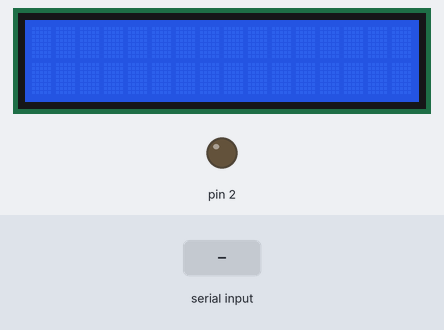
The sketch below on a simulated Arduino Uno, built with avr-gcc and run on an emulated ATmega328P. On the bench: 16×2 character LCD, output pins drawn as LEDs (lit = HIGH). Inputs (shaded band) come from the test bench.

Above: at 1.2 s.
1.3 s: "1\n" received over Serial
At 1.7 s:
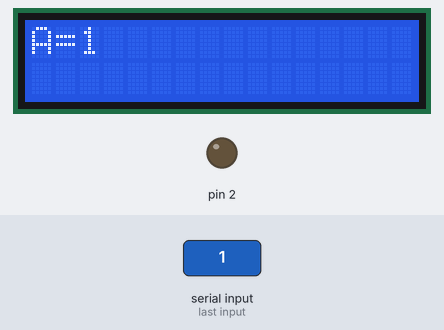
4.3 s: "30,150\n" received over Serial
At 6.3 s:
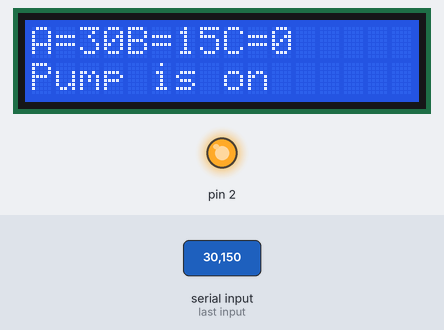
6.8 s: "200\n" received over Serial
At 7.2 s:
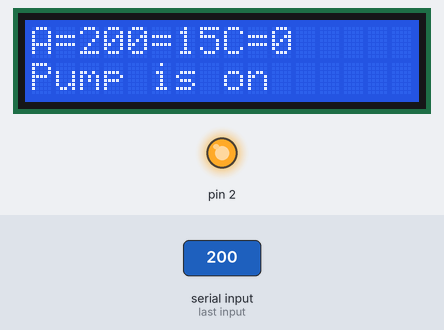
9.3 s: "1,90,45\n" received over Serial
At 10.1 s:
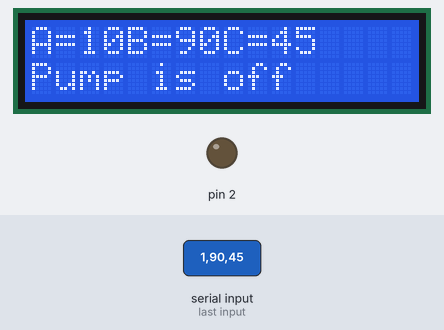
12.3 s: "5\n" received over Serial
At 12.6 s:
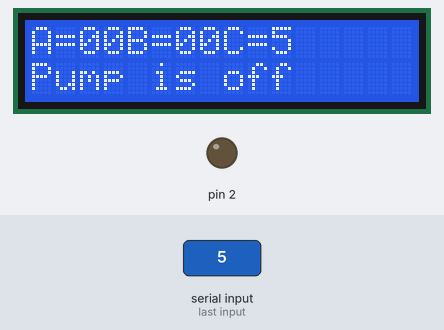
13.8 s: "90,45,200\n" received over Serial
At 16.8 s:
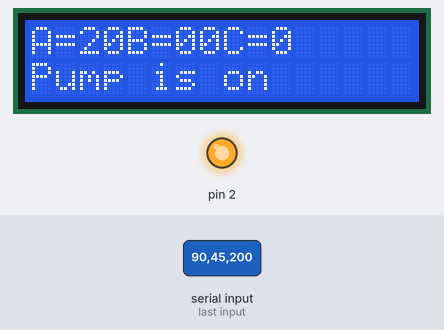
Timing chart, 0 to 17.8 s (numbered marks = the images above; inputs shaded):
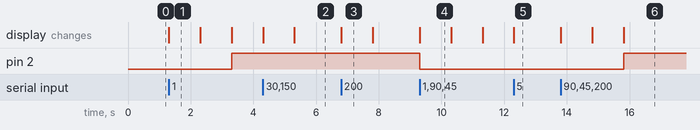

Measured:
- after the input at 1.3 s, pin 2: LOW → HIGH after 2.0 s; the display: changes at once (image 1)
- after the input at 4.3 s, the display: first changes at once (image 2 shows a later state)
- after the input at 6.8 s, the display: changes at once (image 3)
- after the input at 9.3 s, pin 2: HIGH → LOW at once; the display: changes at once (image 4)
- after the input at 12.3 s, pin 2: stays LOW (without the input it goes to HIGH after 0.01 s); the display: changes at once (image 5)
- after the input at 13.8 s, pin 2: LOW → HIGH after 2.0 s instead of 1.5 s; the display: first changes at once (image 6 shows a later state)
- what the display in image 1 shows lasts 1.0 s, from 1.3 s to 2.3 s

The sketch:

nandSoftwareInputProcessWithAnLCD.ino
```cpp
// C++ code
//
#include<LiquidCrystal.h>
  LiquidCrystal lcd(3,4,5,6,7,8);
void setup()
{
  pinMode(2, OUTPUT);
  Serial.begin(9600);
  lcd.begin(16,2);
}

void loop()
{
  if (Serial.available()>0) {
    int A=Serial.parseInt();
    lcd.setCursor(0,0);
    lcd.print("A=");
    lcd.setCursor(2,0);
    lcd.print(A);
    int B=Serial.parseInt();
    lcd.setCursor(4,0);
    lcd.print("B=");
    lcd.setCursor(6,0);
    lcd.print(B);
    int C=Serial.parseInt();
    lcd.setCursor(8,0);
    lcd.print("C=");
    lcd.setCursor(10,0);
    lcd.println(C);
    digitalWrite(2,!(C&!(!A&B)));
    int F=!(!(A&B)&C);
    if(F==1) {
      lcd.setCursor(0,1);
      lcd.print("Pump is on ");
    }
    else {
      lcd.setCursor(0, 1);
      lcd.print("Pump is off");
    }
  }
}
```
